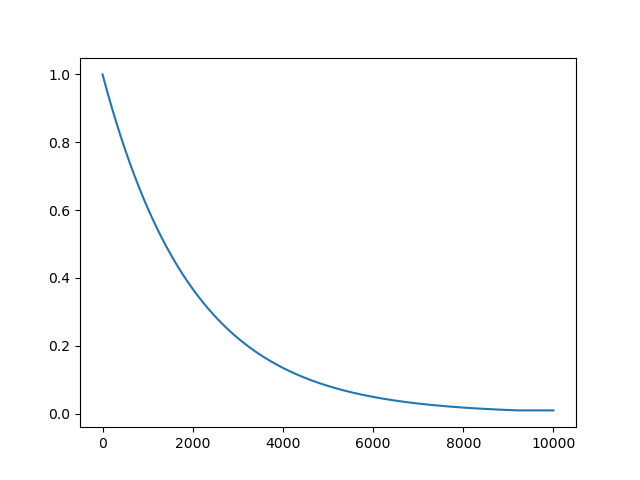

This figure's Python source:
import numpy as np
import matplotlib.pyplot as plt


eps = 1.0
eps_end = 0.01
eps_decay = 0.9995
e = []
for i in range(10_000):
    eps = max(eps_end, eps_decay*eps)
    # if eps == eps_end:
    #print(i, eps)
    e.append(eps)

plt.plot(np.arange(len(e)), e)
plt.savefig('decay_graph.png')
plt.show()
